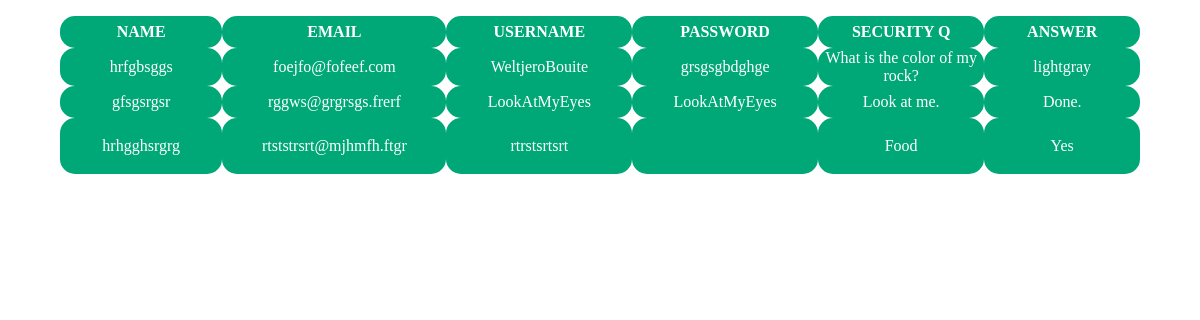
/admintable.php, run on an earlier commit of the app's database.
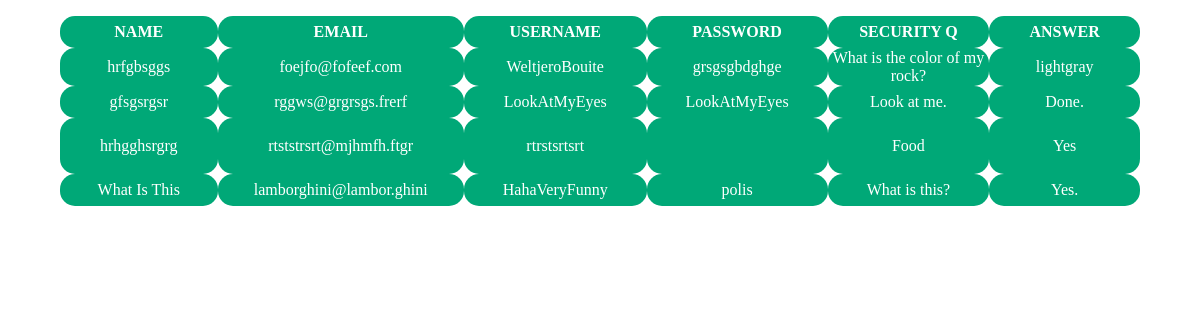
And on a later commit of the database.
### tables this page shows
CREATE TABLE IF NOT EXISTS `admintble` (
  `Name` varchar(100) NOT NULL,
  `Email` varchar(100) DEFAULT NULL,
  `Username` varchar(100) NOT NULL,
  `Password` varchar(100) DEFAULT NULL,
  `SecurityQ` varchar(100) DEFAULT NULL,
  `Answer` varchar(100) DEFAULT NULL,
  PRIMARY KEY (`Username`)
);

### admintable.php (the view, shortened to what this page needs)
<!DOCTYPE HTML PUBLIC "-//W3C//DTD HTML 4.0 Transitional//EN">
<html>
<head>
</head>
<body>
<center>
<table>
	<tr>
		<th>NAME</th>
		<th>EMAIL</th>
		<th>USERNAME</th>
		<th>PASSWORD</th>
		<th>SECURITY Q</th>
		<th>ANSWER</th>
	</tr>
<?php
include ("connection.php");
$result = mysqli_query($connection, "select * from admintble");
if (mysqli_num_rows($result)>0){
	while ($rows = mysqli_fetch_array($result)){
		echo "<tr>";
		echo "<td>". $rows[0]. "</td>";
		echo "<td>". $rows[1]. "</td>";
		echo "<td>". $rows[2]. "</td>";
		echo "<td>". $rows[3]. "</td>";
		echo "<td>". $rows[4]. "</td>";
		echo "<td>". $rows[5]. "</td>";
		echo "</tr>";
	}
}
?>
</table>
</center>
</body>
</html>

### connection.php (shortened to what this page needs)
<!DOCTYPE HTML PUBLIC "-//W3C//DTD HTML 4.0 Transitional//EN">
<html>
<head>
</head>
<body>
</body>
</html>

### admintable.php (style rules this page uses)
table, th, tr, td { border-collapse: collapse; height: 4vh; width: 90vw; margin: 2vh; color: white; text-align: center; font-family:calibri; border: none; border-radius: 15px 15px; }
th { background: #00A877; }
td { background: #00A877; }

What changed in the data, as far as the page shows it:
added admintble: Name "What Is This", Email "lamborghini@lambor.ghini", Username "HahaVeryFunny", Password "polis", SecurityQ "What is this?", Answer "Yes."
